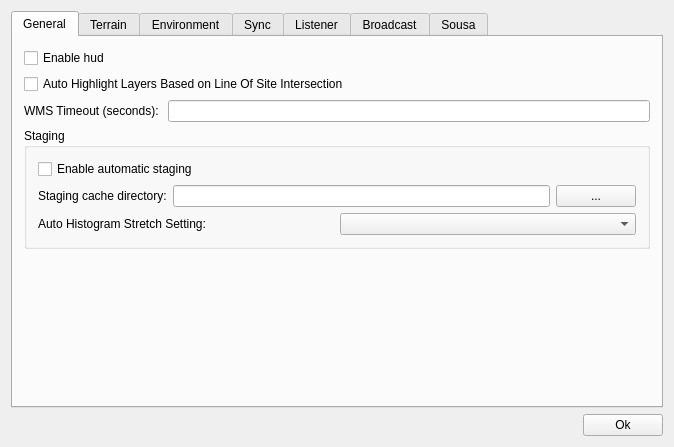
<?xml version="1.0" encoding="UTF-8"?>
<ui version="4.0">
 <class>ossimPlanetQtPreferences</class>
 <widget class="QDialog" name="ossimPlanetQtPreferences">
  <property name="windowModality">
   <enum>Qt::WindowModal</enum>
  </property>
  <property name="geometry">
   <rect>
    <x>0</x>
    <y>0</y>
    <width>674</width>
    <height>447</height>
   </rect>
  </property>
  <property name="windowTitle">
   <string>OSSIM 3D Visualization preferences</string>
  </property>
  <layout class="QVBoxLayout">
   <item>
    <widget class="QTabWidget" name="theTabWidget">
     <property name="currentIndex">
      <number>0</number>
     </property>
     <widget class="QWidget" name="General">
      <attribute name="title">
       <string>General</string>
      </attribute>
      <layout class="QVBoxLayout" name="verticalLayout">
       <item>
        <widget class="QCheckBox" name="theHudEnabled">
         <property name="text">
          <string>Enable hud</string>
         </property>
        </widget>
       </item>
       <item>
        <widget class="QCheckBox" name="theAutoHighlightLineOfSiteFlag">
         <property name="enabled">
          <bool>true</bool>
         </property>
         <property name="text">
          <string>Auto Highlight Layers Based on Line Of Site Intersection</string>
         </property>
        </widget>
       </item>
       <item>
        <layout class="QHBoxLayout">
         <item>
          <widget class="QLabel" name="theWmsTimeoutLabel">
           <property name="text">
            <string>WMS Timeout (seconds): </string>
           </property>
          </widget>
         </item>
         <item>
          <widget class="QLineEdit" name="theWmsTimeout"/>
         </item>
        </layout>
       </item>
       <item>
        <widget class="QGroupBox" name="groupBox_3">
         <property name="title">
          <string>Staging</string>
         </property>
         <layout class="QVBoxLayout">
          <item>
           <widget class="QCheckBox" name="theAutomaticStagingEnabled">
            <property name="text">
             <string>Enable automatic staging</string>
            </property>
           </widget>
          </item>
          <item>
           <layout class="QHBoxLayout">
            <item>
             <widget class="QLabel" name="theStagingCacheDirectoryLabel">
              <property name="text">
               <string>Staging cache directory:</string>
              </property>
             </widget>
            </item>
            <item>
             <widget class="QLineEdit" name="theStagingCacheDirectory"/>
            </item>
            <item>
             <widget class="QPushButton" name="theStagingCacheDirectoryButton">
              <property name="text">
               <string>...</string>
              </property>
              <property name="autoDefault">
               <bool>false</bool>
              </property>
             </widget>
            </item>
           </layout>
          </item>
          <item>
           <layout class="QHBoxLayout">
            <item>
             <widget class="QLabel" name="theAutoHistogramStretchSettingLabel">
              <property name="text">
               <string>Auto Histogram Stretch Setting:</string>
              </property>
             </widget>
            </item>
            <item>
             <widget class="QComboBox" name="theAutoHistogramStretchSetting"/>
            </item>
           </layout>
          </item>
         </layout>
        </widget>
       </item>
       <item>
        <spacer name="verticalSpacer_2">
         <property name="orientation">
          <enum>Qt::Vertical</enum>
         </property>
         <property name="sizeHint" stdset="0">
          <size>
           <width>20</width>
           <height>54</height>
          </size>
         </property>
        </spacer>
       </item>
      </layout>
     </widget>
     <widget class="QWidget" name="Terrain">
      <attribute name="title">
       <string>Terrain</string>
      </attribute>
      <layout class="QVBoxLayout" name="verticalLayout_2">
       <item>
        <widget class="QCheckBox" name="theElevationEnabled">
         <property name="text">
          <string>Enable elevation</string>
         </property>
        </widget>
       </item>
       <item>
        <layout class="QHBoxLayout" name="_2">
         <property name="spacing">
          <number>6</number>
         </property>
         <property name="topMargin">
          <number>0</number>
         </property>
         <property name="bottomMargin">
          <number>0</number>
         </property>
         <item>
          <widget class="QLabel" name="theElevationMuliplierLabel">
           <property name="text">
            <string>Elevation Multiplier:</string>
           </property>
          </widget>
         </item>
         <item>
          <widget class="QComboBox" name="theElevationMultiplier">
           <item>
            <property name="text">
             <string>1</string>
            </property>
           </item>
           <item>
            <property name="text">
             <string>2</string>
            </property>
           </item>
           <item>
            <property name="text">
             <string>3</string>
            </property>
           </item>
           <item>
            <property name="text">
             <string>4</string>
            </property>
           </item>
           <item>
            <property name="text">
             <string>5</string>
            </property>
           </item>
           <item>
            <property name="text">
             <string>6</string>
            </property>
           </item>
           <item>
            <property name="text">
             <string>7</string>
            </property>
           </item>
           <item>
            <property name="text">
             <string>8</string>
            </property>
           </item>
           <item>
            <property name="text">
             <string>9</string>
            </property>
           </item>
           <item>
            <property name="text">
             <string>10</string>
            </property>
           </item>
          </widget>
         </item>
         <item>
          <spacer>
           <property name="orientation">
            <enum>Qt::Horizontal</enum>
           </property>
           <property name="sizeHint" stdset="0">
            <size>
             <width>171</width>
             <height>20</height>
            </size>
           </property>
          </spacer>
         </item>
        </layout>
       </item>
       <item>
        <widget class="QGroupBox" name="groupBox_4">
         <property name="title">
          <string>Mesh detail</string>
         </property>
         <layout class="QHBoxLayout" name="horizontalLayout_4">
          <item>
           <layout class="QHBoxLayout" name="horizontalLayout">
            <item>
             <widget class="QLabel" name="theMeshDetailLowLabel">
              <property name="text">
               <string>Low</string>
              </property>
             </widget>
            </item>
            <item>
             <widget class="QSlider" name="theMeshDetail">
              <property name="minimum">
               <number>0</number>
              </property>
              <property name="maximum">
               <number>4</number>
              </property>
              <property name="pageStep">
               <number>1</number>
              </property>
              <property name="orientation">
               <enum>Qt::Horizontal</enum>
              </property>
             </widget>
            </item>
            <item>
             <widget class="QLabel" name="theMeshDetailHighLabel">
              <property name="text">
               <string>High</string>
              </property>
             </widget>
            </item>
           </layout>
          </item>
         </layout>
        </widget>
       </item>
       <item>
        <widget class="QGroupBox" name="groupBox_5">
         <property name="title">
          <string>Texture detail</string>
         </property>
         <layout class="QHBoxLayout" name="horizontalLayout_3">
          <item>
           <layout class="QHBoxLayout" name="horizontalLayout_2">
            <item>
             <widget class="QLabel" name="theTextureDetailLowLabel">
              <property name="text">
               <string>Low</string>
              </property>
             </widget>
            </item>
            <item>
             <widget class="QSlider" name="theTextureDetail">
              <property name="maximum">
               <number>4</number>
              </property>
              <property name="pageStep">
               <number>1</number>
              </property>
              <property name="orientation">
               <enum>Qt::Horizontal</enum>
              </property>
             </widget>
            </item>
            <item>
             <widget class="QLabel" name="theTextureDetailHighLabel">
              <property name="text">
               <string>High</string>
              </property>
             </widget>
            </item>
           </layout>
          </item>
         </layout>
        </widget>
       </item>
       <item>
        <widget class="QGroupBox" name="groupBox_6">
         <property name="title">
          <string>Terrain Pruning Amount</string>
         </property>
         <layout class="QHBoxLayout" name="horizontalLayout_6">
          <item>
           <layout class="QHBoxLayout" name="horizontalLayout_5">
            <item>
             <widget class="QLabel" name="theTerrainCullingAmountLowLabel">
              <property name="text">
               <string>Low</string>
              </property>
             </widget>
            </item>
            <item>
             <widget class="QSlider" name="theTerrainCullingAmount">
              <property name="maximum">
               <number>5</number>
              </property>
              <property name="pageStep">
               <number>1</number>
              </property>
              <property name="orientation">
               <enum>Qt::Horizontal</enum>
              </property>
             </widget>
            </item>
            <item>
             <widget class="QLabel" name="theTerrainCullingAmountHighLabel">
              <property name="text">
               <string>High</string>
              </property>
             </widget>
            </item>
           </layout>
          </item>
         </layout>
        </widget>
       </item>
       <item>
        <spacer name="verticalSpacer">
         <property name="orientation">
          <enum>Qt::Vertical</enum>
         </property>
         <property name="sizeHint" stdset="0">
          <size>
           <width>20</width>
           <height>40</height>
          </size>
         </property>
        </spacer>
       </item>
      </layout>
     </widget>
     <widget class="QWidget" name="Environment">
      <attribute name="title">
       <string>Environment</string>
      </attribute>
      <layout class="QVBoxLayout" name="verticalLayout_6">
       <item>
        <layout class="QHBoxLayout" name="horizontalLayout_10">
         <item>
          <widget class="QCheckBox" name="theEphemerisEnabled">
           <property name="text">
            <string>Enable Ephemeris</string>
           </property>
          </widget>
         </item>
         <item>
          <widget class="QCheckBox" name="theEphemerisAutoUpdateToCurrentTime">
           <property name="enabled">
            <bool>true</bool>
           </property>
           <property name="text">
            <string>Auto update to current time</string>
           </property>
          </widget>
         </item>
        </layout>
       </item>
       <item>
        <widget class="QGroupBox" name="theEphemerisMembersGroup">
         <property name="title">
          <string>Members</string>
         </property>
         <layout class="QHBoxLayout" name="horizontalLayout_11">
          <item>
           <widget class="QCheckBox" name="theSunLightingEnabled">
            <property name="enabled">
             <bool>true</bool>
            </property>
            <property name="text">
             <string>Sun lighting</string>
            </property>
           </widget>
          </item>
          <item>
           <widget class="QCheckBox" name="theSkyEnabled">
            <property name="enabled">
             <bool>true</bool>
            </property>
            <property name="text">
             <string>Sky</string>
            </property>
           </widget>
          </item>
          <item>
           <widget class="QCheckBox" name="theMoonEnabled">
            <property name="enabled">
             <bool>true</bool>
            </property>
            <property name="text">
             <string>Moon</string>
            </property>
           </widget>
          </item>
         </layout>
        </widget>
       </item>
       <item>
        <widget class="QGroupBox" name="groupBox_7">
         <property name="title">
          <string>Visibility</string>
         </property>
         <layout class="QVBoxLayout" name="verticalLayout_4">
          <item>
           <layout class="QHBoxLayout" name="horizontalLayout_7">
            <item>
             <widget class="QLabel" name="theLowVisibilityLabel">
              <property name="text">
               <string>Low</string>
              </property>
             </widget>
            </item>
            <item>
             <widget class="QSlider" name="theVisibility">
              <property name="maximum">
               <number>100</number>
              </property>
              <property name="orientation">
               <enum>Qt::Horizontal</enum>
              </property>
             </widget>
            </item>
            <item>
             <widget class="QLabel" name="theHighVisibilityLabel">
              <property name="text">
               <string>High</string>
              </property>
             </widget>
            </item>
           </layout>
          </item>
         </layout>
        </widget>
       </item>
       <item>
        <widget class="QGroupBox" name="groupBox_8">
         <property name="title">
          <string>Cloud Parameters</string>
         </property>
         <layout class="QVBoxLayout" name="verticalLayout_5">
          <item>
           <widget class="QCheckBox" name="theCloudsEnabled">
            <property name="text">
             <string>Enabled</string>
            </property>
           </widget>
          </item>
          <item>
           <layout class="QHBoxLayout" name="horizontalLayout_8">
            <item>
             <widget class="QLabel" name="label">
              <property name="text">
               <string>Light</string>
              </property>
             </widget>
            </item>
            <item>
             <widget class="QSlider" name="theCloudAmount">
              <property name="maximum">
               <number>200</number>
              </property>
              <property name="pageStep">
               <number>1</number>
              </property>
              <property name="orientation">
               <enum>Qt::Horizontal</enum>
              </property>
             </widget>
            </item>
            <item>
             <widget class="QLabel" name="label_2">
              <property name="text">
               <string>Heavy</string>
              </property>
             </widget>
            </item>
           </layout>
          </item>
          <item>
           <layout class="QHBoxLayout" name="horizontalLayout_9">
            <item>
             <widget class="QLabel" name="label_3">
              <property name="text">
               <string>Hard</string>
              </property>
             </widget>
            </item>
            <item>
             <widget class="QSlider" name="theCloudSharpness">
              <property name="minimum">
               <number>50</number>
              </property>
              <property name="maximum">
               <number>100</number>
              </property>
              <property name="pageStep">
               <number>1</number>
              </property>
              <property name="orientation">
               <enum>Qt::Horizontal</enum>
              </property>
             </widget>
            </item>
            <item>
             <widget class="QLabel" name="label_4">
              <property name="text">
               <string>Soft</string>
              </property>
             </widget>
            </item>
           </layout>
          </item>
         </layout>
        </widget>
       </item>
       <item>
        <spacer name="verticalSpacer_4">
         <property name="orientation">
          <enum>Qt::Vertical</enum>
         </property>
         <property name="sizeHint" stdset="0">
          <size>
           <width>20</width>
           <height>4</height>
          </size>
         </property>
        </spacer>
       </item>
      </layout>
     </widget>
     <widget class="QWidget" name="tab">
      <attribute name="title">
       <string>Sync</string>
      </attribute>
      <layout class="QVBoxLayout" name="verticalLayout_3">
       <item>
        <layout class="QHBoxLayout">
         <item>
          <widget class="QCheckBox" name="theAutoViewSyncFlag">
           <property name="text">
            <string>Auto View Sync</string>
           </property>
          </widget>
         </item>
         <item>
          <spacer>
           <property name="orientation">
            <enum>Qt::Horizontal</enum>
           </property>
           <property name="sizeHint" stdset="0">
            <size>
             <width>40</width>
             <height>20</height>
            </size>
           </property>
          </spacer>
         </item>
         <item>
          <layout class="QHBoxLayout">
           <item>
            <widget class="QLabel" name="theViewTransmitRateLabel">
             <property name="text">
              <string>Transmit every</string>
             </property>
            </widget>
           </item>
           <item>
            <layout class="QHBoxLayout">
             <item>
              <widget class="QLineEdit" name="theViewTransmitRate"/>
             </item>
             <item>
              <widget class="QLabel" name="theViewTransmitRateUnitLabel">
               <property name="text">
                <string>seconds</string>
               </property>
              </widget>
             </item>
            </layout>
           </item>
          </layout>
         </item>
        </layout>
       </item>
       <item>
        <spacer name="verticalSpacer_3">
         <property name="orientation">
          <enum>Qt::Vertical</enum>
         </property>
         <property name="sizeHint" stdset="0">
          <size>
           <width>20</width>
           <height>301</height>
          </size>
         </property>
        </spacer>
       </item>
      </layout>
     </widget>
     <widget class="QWidget" name="Server">
      <attribute name="title">
       <string>Listener</string>
      </attribute>
      <layout class="QVBoxLayout">
       <item>
        <widget class="QTableWidget" name="theServerPortWidget">
         <property name="focusPolicy">
          <enum>Qt::StrongFocus</enum>
         </property>
         <column>
          <property name="text">
           <string>Name</string>
          </property>
         </column>
         <column>
          <property name="text">
           <string>Port</string>
          </property>
         </column>
         <column>
          <property name="text">
           <string>Type </string>
          </property>
         </column>
        </widget>
       </item>
       <item>
        <layout class="QHBoxLayout">
         <item>
          <widget class="QPushButton" name="theAddPortButton">
           <property name="text">
            <string> + </string>
           </property>
           <property name="autoDefault">
            <bool>false</bool>
           </property>
          </widget>
         </item>
         <item>
          <widget class="QPushButton" name="theDeletePortButton">
           <property name="text">
            <string> - </string>
           </property>
           <property name="autoDefault">
            <bool>false</bool>
           </property>
          </widget>
         </item>
         <item>
          <spacer>
           <property name="orientation">
            <enum>Qt::Horizontal</enum>
           </property>
           <property name="sizeHint" stdset="0">
            <size>
             <width>341</width>
             <height>20</height>
            </size>
           </property>
          </spacer>
         </item>
        </layout>
       </item>
      </layout>
     </widget>
     <widget class="QWidget" name="Client">
      <attribute name="title">
       <string>Broadcast</string>
      </attribute>
      <layout class="QVBoxLayout">
       <item>
        <widget class="QTableWidget" name="theClientPortWidget">
         <property name="focusPolicy">
          <enum>Qt::StrongFocus</enum>
         </property>
         <property name="columnCount">
          <number>4</number>
         </property>
         <column>
          <property name="text">
           <string>Name</string>
          </property>
         </column>
         <column>
          <property name="text">
           <string>Address</string>
          </property>
         </column>
         <column>
          <property name="text">
           <string>Port</string>
          </property>
         </column>
         <column>
          <property name="text">
           <string>Type (udp or tcp)</string>
          </property>
         </column>
        </widget>
       </item>
       <item>
        <layout class="QHBoxLayout">
         <item>
          <widget class="QPushButton" name="theAddClientPortButton">
           <property name="text">
            <string> + </string>
           </property>
           <property name="autoDefault">
            <bool>false</bool>
           </property>
          </widget>
         </item>
         <item>
          <widget class="QPushButton" name="theDeleteClientPortButton">
           <property name="text">
            <string> - </string>
           </property>
           <property name="autoDefault">
            <bool>false</bool>
           </property>
          </widget>
         </item>
         <item>
          <widget class="QPushButton" name="theEnableAllClientPortButton">
           <property name="text">
            <string>Enable All</string>
           </property>
           <property name="autoDefault">
            <bool>false</bool>
           </property>
          </widget>
         </item>
         <item>
          <widget class="QPushButton" name="theDisableAllClientPortButton">
           <property name="text">
            <string>Disable All</string>
           </property>
           <property name="autoDefault">
            <bool>false</bool>
           </property>
          </widget>
         </item>
         <item>
          <spacer>
           <property name="orientation">
            <enum>Qt::Horizontal</enum>
           </property>
           <property name="sizeHint" stdset="0">
            <size>
             <width>161</width>
             <height>20</height>
            </size>
           </property>
          </spacer>
         </item>
        </layout>
       </item>
      </layout>
     </widget>
     <widget class="QWidget" name="Sousa">
      <attribute name="title">
       <string>Sousa</string>
      </attribute>
      <layout class="QVBoxLayout">
       <item>
        <widget class="QTabWidget" name="tabWidget">
         <property name="currentIndex">
          <number>0</number>
         </property>
         <widget class="QWidget" name="Connection">
          <attribute name="title">
           <string>Connection</string>
          </attribute>
          <layout class="QVBoxLayout">
           <item>
            <widget class="QGroupBox" name="theSousaIdentityGroup">
             <property name="title">
              <string>Identity</string>
             </property>
             <layout class="QVBoxLayout">
              <item>
               <layout class="QHBoxLayout">
                <item>
                 <layout class="QGridLayout">
                  <item row="0" column="0">
                   <widget class="QLabel" name="theSousaUserNameLabel">
                    <property name="text">
                     <string>User name:</string>
                    </property>
                   </widget>
                  </item>
                  <item row="0" column="1">
                   <widget class="QLineEdit" name="theSousaUserName"/>
                  </item>
                  <item row="1" column="0">
                   <widget class="QLabel" name="theSousaDomainLabel">
                    <property name="text">
                     <string>Domain:</string>
                    </property>
                   </widget>
                  </item>
                  <item row="1" column="1">
                   <widget class="QLineEdit" name="theSousaDomain"/>
                  </item>
                 </layout>
                </item>
                <item>
                 <widget class="QPushButton" name="theSousaIdentitySetButton">
                  <property name="text">
                   <string>set</string>
                  </property>
                  <property name="autoDefault">
                   <bool>false</bool>
                  </property>
                 </widget>
                </item>
               </layout>
              </item>
             </layout>
            </widget>
           </item>
           <item>
            <widget class="QGroupBox" name="groupBox_2">
             <property name="title">
              <string>Server</string>
             </property>
             <layout class="QHBoxLayout">
              <item>
               <layout class="QHBoxLayout">
                <item>
                 <layout class="QGridLayout">
                  <item row="0" column="0">
                   <widget class="QLabel" name="theSousaServerIpLabel">
                    <property name="text">
                     <string>Ip:</string>
                    </property>
                   </widget>
                  </item>
                  <item row="0" column="1">
                   <widget class="QLineEdit" name="theSousaServerIp"/>
                  </item>
                  <item row="1" column="0">
                   <widget class="QLabel" name="theSousaServerPortLabel">
                    <property name="text">
                     <string>Port:</string>
                    </property>
                   </widget>
                  </item>
                  <item row="1" column="1">
                   <widget class="QLineEdit" name="theSousaServerPort"/>
                  </item>
                 </layout>
                </item>
                <item>
                 <widget class="QPushButton" name="theSousaServerConnectButton">
                  <property name="text">
                   <string>Connect</string>
                  </property>
                  <property name="autoDefault">
                   <bool>false</bool>
                  </property>
                 </widget>
                </item>
               </layout>
              </item>
              <item>
               <widget class="QCheckBox" name="theSousaServerAutoConnectOnStart">
                <property name="text">
                 <string>Auto Connect on Start</string>
                </property>
               </widget>
              </item>
             </layout>
            </widget>
           </item>
          </layout>
         </widget>
         <widget class="QWidget" name="ArchiveMapping">
          <attribute name="title">
           <string>Archive Mapping</string>
          </attribute>
          <layout class="QVBoxLayout">
           <item>
            <widget class="QCheckBox" name="archiveMappingEnabled">
             <property name="text">
              <string>Enabled</string>
             </property>
            </widget>
           </item>
           <item>
            <widget class="QGroupBox" name="groupBox">
             <property name="title">
              <string>Path</string>
             </property>
             <layout class="QVBoxLayout">
              <item>
               <layout class="QHBoxLayout">
                <item>
                 <layout class="QGridLayout">
                  <item row="0" column="0">
                   <widget class="QLabel" name="archiveLabel_Src">
                    <property name="text">
                     <string>Source:</string>
                    </property>
                   </widget>
                  </item>
                  <item row="0" column="1" colspan="2">
                   <widget class="QLineEdit" name="archiveLineEdit_Src"/>
                  </item>
                  <item row="1" column="0" colspan="2">
                   <widget class="QLabel" name="archiveLabel_Dest">
                    <property name="text">
                     <string>Destination:</string>
                    </property>
                   </widget>
                  </item>
                  <item row="1" column="2">
                   <widget class="QLineEdit" name="archiveLineEdit_Dest"/>
                  </item>
                 </layout>
                </item>
                <item>
                 <widget class="QPushButton" name="archiveAddButton">
                  <property name="text">
                   <string>+</string>
                  </property>
                 </widget>
                </item>
               </layout>
              </item>
             </layout>
            </widget>
           </item>
           <item>
            <layout class="QHBoxLayout">
             <item>
              <widget class="QTableWidget" name="archiveMappingWidget">
               <property name="focusPolicy">
                <enum>Qt::StrongFocus</enum>
               </property>
               <property name="showDropIndicator" stdset="0">
                <bool>false</bool>
               </property>
               <property name="dragDropOverwriteMode">
                <bool>false</bool>
               </property>
               <property name="alternatingRowColors">
                <bool>true</bool>
               </property>
               <property name="selectionMode">
                <enum>QAbstractItemView::SingleSelection</enum>
               </property>
               <property name="selectionBehavior">
                <enum>QAbstractItemView::SelectRows</enum>
               </property>
               <property name="textElideMode">
                <enum>Qt::ElideRight</enum>
               </property>
               <property name="columnCount">
                <number>2</number>
               </property>
               <column>
                <property name="text">
                 <string>Source Path</string>
                </property>
               </column>
               <column>
                <property name="text">
                 <string>Destination Path</string>
                </property>
               </column>
              </widget>
             </item>
             <item>
              <widget class="QPushButton" name="archiveRemoveButton">
               <property name="text">
                <string> - </string>
               </property>
              </widget>
             </item>
            </layout>
           </item>
          </layout>
         </widget>
        </widget>
       </item>
      </layout>
     </widget>
    </widget>
   </item>
   <item>
    <layout class="QHBoxLayout">
     <item>
      <spacer>
       <property name="orientation">
        <enum>Qt::Horizontal</enum>
       </property>
       <property name="sizeHint" stdset="0">
        <size>
         <width>40</width>
         <height>20</height>
        </size>
       </property>
      </spacer>
     </item>
     <item>
      <widget class="QPushButton" name="theOkButton">
       <property name="text">
        <string>Ok</string>
       </property>
       <property name="autoDefault">
        <bool>false</bool>
       </property>
      </widget>
     </item>
    </layout>
   </item>
  </layout>
 </widget>
 <layoutdefault spacing="6" margin="11"/>
 <resources/>
 <connections/>
</ui>
